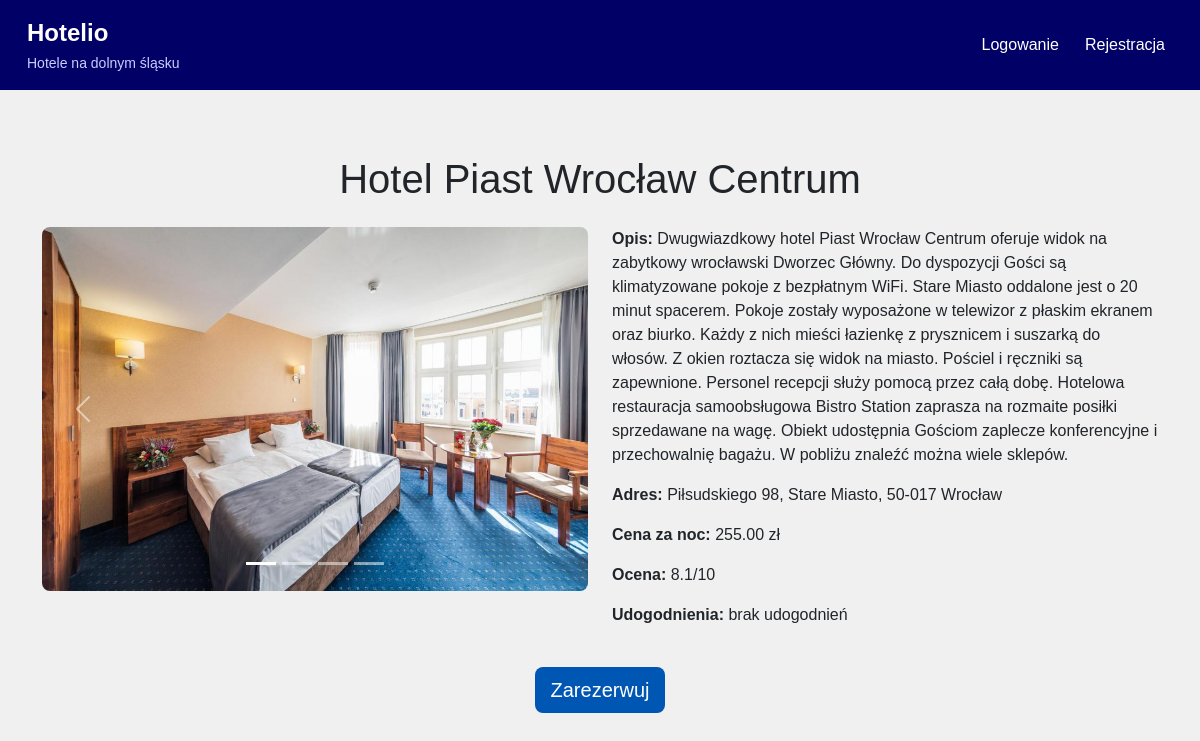
Page /9/ on the committed database.
### Hotelio/models.py (models this page shows, shortened)
class Hotel(models.Model):
    name = models.CharField(max_length=255)
    description = models.TextField()
    price_per_night = models.DecimalField(max_digits=8, decimal_places=2)
    city = models.CharField(max_length=100, null=True, blank=True)
    image = models.ImageField(upload_to='media/hotel_images', default='media/hotel_images/hotelrelax.jpeg')
    image2 = models.ImageField(upload_to='media/hotel_images', default='media/hotel_images/hotelrelax.jpeg')
    image3 = models.ImageField(upload_to='media/hotel_images', default='media/hotel_images/hotelrelax.jpeg')
    image4 = models.ImageField(upload_to='media/hotel_images', default='media/hotel_images/hotelrelax.jpeg')
    created_at = models.DateTimeField(auto_now_add=True, null=True)
    amenities = models.TextField(default="brak udogodnień")
    rating = models.FloatField(default=0.0)
    address = models.CharField(max_length=255, null=True, blank=True)
    map = models.URLField(blank=True, null=True)
    sale_price = models.DecimalField(max_digits=8, decimal_places=2, null=True, blank=True)
    promo = models.BooleanField(default=False)

### Hotelio/views.py (the view)
# urls.py: path('<int:pk>/', views.hotel_detail, name='hotel_detail'),
def hotel_detail(request, pk):
    hotel = get_object_or_404(Hotel, pk=pk)
    reviews = hotel.reservations.exclude(
        user=request.user) if request.user.is_authenticated else hotel.reservations.all()
    return render(request, 'hotels/hotel_detail.html', {'hotel': hotel, 'reviews': reviews})

### Hotelio/templates/hotels/hotel_detail.html (shortened to what this page needs)
{% extends 'base.html' %}
{% block content %}
<div class="container mt-5">
    <h1 class="text-center mb-4">{{ hotel.name }}</h1>
    <div class="row">
        <div class="col-md-6">
            <div id="hotelCarousel" class="carousel slide" data-bs-ride="carousel">
                <div class="carousel-indicators">
                    <button type="button" data-bs-target="#hotelCarousel" data-bs-slide-to="0" class="active" aria-current="true" aria-label="Slide 1"></button>
                    <button type="button" data-bs-target="#hotelCarousel" data-bs-slide-to="1" aria-label="Slide 2"></button>
                    <button type="button" data-bs-target="#hotelCarousel" data-bs-slide-to="2" aria-label="Slide 3"></button>
                    <button type="button" data-bs-target="#hotelCarousel" data-bs-slide-to="3" aria-label="Slide 4"></button>
                </div>
                <div class="carousel-inner">
                    <div class="carousel-item active">
                        <img src="{{ hotel.image.url }}" class="d-block w-100" alt="Zdjęcie hotelu 1" style="border-radius: 8px;">
                    </div>
                </div>
                <button class="carousel-control-prev" type="button" data-bs-target="#hotelCarousel" data-bs-slide="prev">
                    <span class="carousel-control-prev-icon" aria-hidden="true"></span>
                </button>
                <button class="carousel-control-next" type="button" data-bs-target="#hotelCarousel" data-bs-slide="next">
                    <span class="carousel-control-next-icon" aria-hidden="true"></span>
                </button>
            </div>
        </div>
        <div class="col-md-6">
            <p><strong>Opis:</strong> {{ hotel.description }}</p>
            <p><strong>Adres:</strong> {{ hotel.address }}</p>
            <p><strong>Cena za noc:</strong> {{ hotel.price_per_night }} zł</p>
            <p><strong>Ocena:</strong> {{ hotel.rating }}/10</p>
            <p><strong>Udogodnienia:</strong> {{ hotel.amenities }}</p>
        </div>
    </div>
    <div class="text-center mt-4">
        <a href="{% url 'reserve_hotel' hotel.id %}" class="btn btn-primary btn-lg">Zarezerwuj</a>
    </div>
</div>
{% endblock %}

### Hotelio/templates/base.html (style rules this page uses)
body { background-color: #f0f0f0; font-family: Arial, sans-serif; }
.btn { background-color: #0056b3; border: none; }

### rows in the picture
Hotel: name "Hotel Piast Wrocław Centrum", image (picture), description "Dwugwiazdkowy hotel Piast Wrocław Centrum oferuje widok na zabytkowy wrocławski Dworzec Główny. Do dyspozycji Gości są klimatyzowane pokoje z bezpłatnym WiFi. Stare Miasto oddalone jest o 20 minut spacerem. Pokoje zostały wyposażone w telewizor z płaskim ekranem oraz biurko. Każdy z nich mieści łazienkę z prysznicem i suszarką do włosów. Z okien roztacza się widok na miasto. Pościel i ręczniki są zapewnione. Personel recepcji służy pomocą przez całą dobę. Hotelowa restauracja samoobsługowa Bistro Station zaprasza na rozmaite posiłki sprzedawane na wagę. Obiekt udostępnia Gościom zaplecze konferencyjne i przechowalnię bagażu. W pobliżu znaleźć można wiele sklepów.", address "Piłsudskiego 98, Stare Miasto, 50-017 Wrocław", price_per_night "255.00", rating "8.1", amenities "brak udogodnień"
